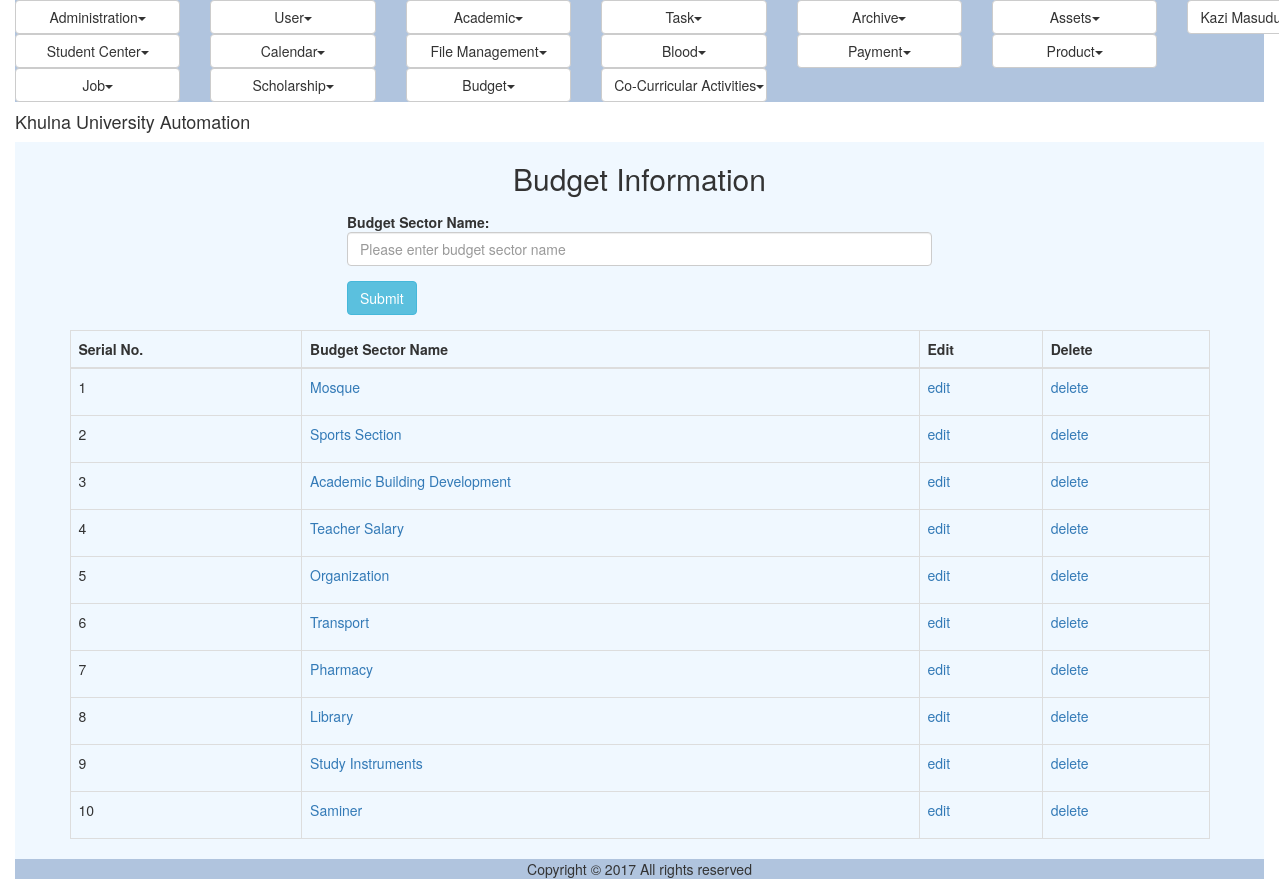
Screenshot of /budget.php (signed in) with the database file from the repository.
### tables this page shows
CREATE TABLE IF NOT EXISTS `budget_sector` (
  `budget_sector_id` int(11) NOT NULL,
  `budget_sector_name` varchar(50) NOT NULL
);

### util/class.util.inc (called while the page is built, shortened)
<?php
class ConfigUtil implements I_DBConfig, I_LogConfig, I_LanguageConfig{
	public static $s_instance;
	private $_host;
	private $_username;
	private $_password;
	private $_database;
	public static function getInstance() {
		if(!self::$s_instance) {
			self::$s_instance = new self();
		}
		return self::$s_instance;
	}
	private function readConfig(){
		$this->_ini_array = parse_ini_file(CONFIG.'system.ini');
		$this->_host =	$this->_ini_array['db_host'];
		$this->_username = $this->_ini_array['db_username'];
		$this->_password = $this->_ini_array['db_password'];
		$this->_database = $this->_ini_array['db_database'];
	}
	public function getDBHost(){
		return $this->_host;
	}
	public function getDBUserName(){
		return $this->_username;
	}
	public function getDBPassword(){
		return $this->_password;
	}
	public function getDBName(){
		return $this->_database;
	}
}
class DBUtil implements I_DBUtil {
	private static $s_instance;
	private $_host;
	private $_username;
	private $_password;
	private $_database;
	protected $_connection;
	protected $_result;
	public static function getInstance() {
		if(!self::$s_instance) {
			self::$s_instance = new self();
		}
		return self::$s_instance;
	}
	private function readDBConfig(){
		$_config = ConfigUtil::getInstance();
		$this->_host = $_config->getDBHost();
		$this->_username = $_config->getDBUserName();
		$this->_password = $_config->getDBPassword();
		$this->_database = $_config->getDBName();
	}
	private function setConnection(){
		$this->_connection = new mysqli($this->_host, $this->_username,
			$this->_password, $this->_database);
	}
	public function doQuery($sql) {
		$this->_result = $this->_connection->query($sql) or die(mysqli_error($this->_connection));
		return $this->_result;
	}
	public function getNumRows() {
		$this->_numRows = mysqli_num_rows($this->_result);
		return $this->_numRows;
	}
	public function getAllRows() {
		$rows = array();
		for($x = 0; $x < $this->getNumRows(); $x++) {
			$rows[] = mysqli_fetch_assoc($this->_result);
		}
		return $rows;
	}
}
class LogUtil{
	private static $s_instance;
	public static function getInstance(){
		if(!self::$s_instance) {
			self::$s_instance = new self();
		}
		return self::$s_instance;
	}
}
class LangUtil{
	private static $s_instance;
	public static function getInstance() {
		if(!self::$s_instance) {
			self::$s_instance = new self();
		}
		return self::$s_instance;
	}
}
?>

### modules/budget/ui/blade/view.budget.blade.inc (called while the page is built, shortened)
<?php
include MODULES_BUDGET . 'bao/class.budgetbao.inc';
$objBudgetBAO = new BudgetBAO();
$allBudgetSector = $objBudgetBAO->getAllBudgetSector();

### modules/budget/bao/class.budgetbao.inc (called while the page is built, shortened)
<?php
include MODULES_BUDGET . 'dao/class.budgetdao.inc';
class BudgetBAO {
	private $_budgetDAO;
	public function __construct() {
		$this->_budgetDAO = new BudgetDAO();
	}
	public function getAllBudgetSector() {
		return $this->_budgetDAO->getAllBudgetSector();
	}
}

### modules/budget/dao/class.budgetdao.inc (called while the page is built, shortened)
<?php
include UTILITY . 'class.util.inc';
class BudgetDAO {
	public function getAllBudgetSector() {
		DBUtil::getInstance()->doQuery("SELECT * FROM budget_sector");
		return DBUtil::getInstance()->getAllRows();
	}
}

### modules/budget/ui/view.budget.inc (the view, shortened to what this page needs)
<?php include MODULES_BUDGET . 'ui/blade/view.budget.blade.inc'; ?>
<div class="container">
	<h2 class="text-center">Budget Information</h2>
	<div class="row">
		 <div class="col-md-6 col-md-offset-3">
			<form action="budget.php" method="POST" class="form-horizontal">
				<div class="form-group">
					<label for="budget_sector_name" class="control-label">Budget Sector Name: </label>
					<input type="text" name="budget_sector_name"  placeholder="Please enter budget sector name" class="form-control" value="<?php if (isset($_GET['e'])) {
		}  ?>">
				</div>
				<div class="form-group col-md-offset-5">
					<?php
						if (isset($_GET['e'])) {
							echo '<input type="submit" name="update" value="Update" class="btn btn-info">';
						} else {
							echo '<input type="submit" name="submit" value="Submit" class="btn btn-info">';
						}
					?>
				</div>
			</form>
		 </div>
	</div>
</div>
<div class="container">
	<table class="table table-bordered">
		<thead>
			<tr>
				<th>Serial No.</th>
				<th>Budget Sector Name</th>
				<th>Edit</th>
				<th>Delete</th>
			</tr>
		</thead>
		<tbody>
			<?php
				if (!empty($allBudgetSector)) {
					$i = 0;
					foreach ($allBudgetSector as $value) {
						$i++;
			?>
						<tr>
							<td><?php echo $i; ?></td>
							<td>
								<a href="budgetinformation.php?v=<?php echo $value['budget_sector_id'];; ?>"><?php echo $value['budget_sector_name']; ?></a>
							</td>
							<td>
								<p onclick="return confirm('sure to edit?');">
									<a href="budget.php?e=<?php echo $value['budget_sector_id']; ?>">edit</a>
								</p>
							</td>
							<td>
								<p onclick="return confirm('Sure to delete?');">
									<a href="budget.php?d=<?php echo $value['budget_sector_id']; ?>">delete</a>
								</p>
							</td>
						</tr>
			<?php
					}
				}
			?>
		</tbody>
	</table>
</div>

### resources/css/style.css (style rules this page uses)
table,td { border:solid #e9e9e9 1px; }

### resources/css/result.css (style rules this page uses)
.courses td, th { border: 1px solid black; }
.years td, th { border: 1px solid black; }
table, td, th { border-collapse: collapse; border: 0px solid black; }

### rows the page displays
budget_sector: budget_sector_name "Mosque"
budget_sector: budget_sector_name "Sports Section"
budget_sector: budget_sector_name "Academic Building Development"
budget_sector: budget_sector_name "Teacher Salary"
budget_sector: budget_sector_name "Organization"
budget_sector: budget_sector_name "Transport"
budget_sector: budget_sector_name "Pharmacy"
budget_sector: budget_sector_name "Library"
budget_sector: budget_sector_name "Study Instruments"
budget_sector: budget_sector_name "Saminer"

### other values shown
$globalMenu[$i]->getTitle() "Administration User Academic Task Archive Assets Student Center Calendar File Management Blood Payment Product Job Scholarship Budget Co-Curricular Activities"
$CurrentUser->getFullName() "Kazi…"
